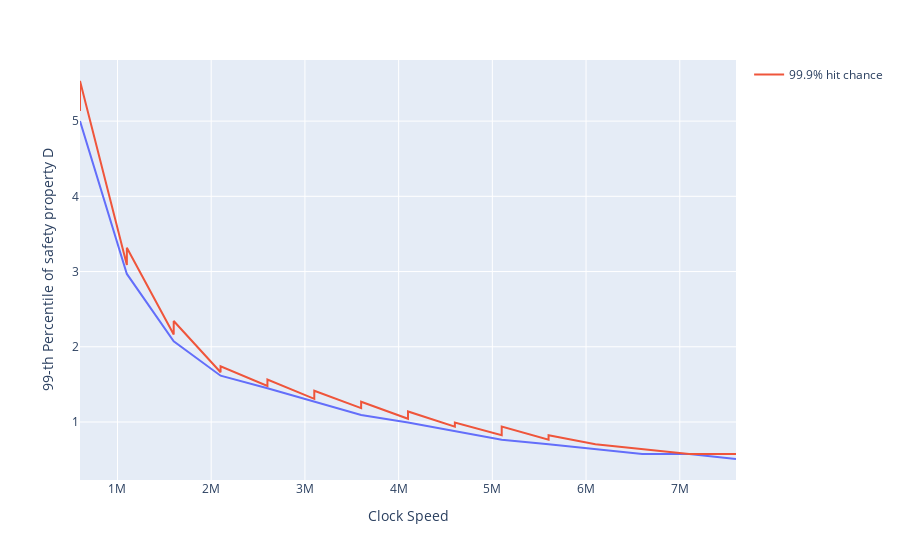

Here is the notebook cell this chart was saved with:
### Code cell
plot_job_id('clock_speeds_20241111_0649', mode='clock')
